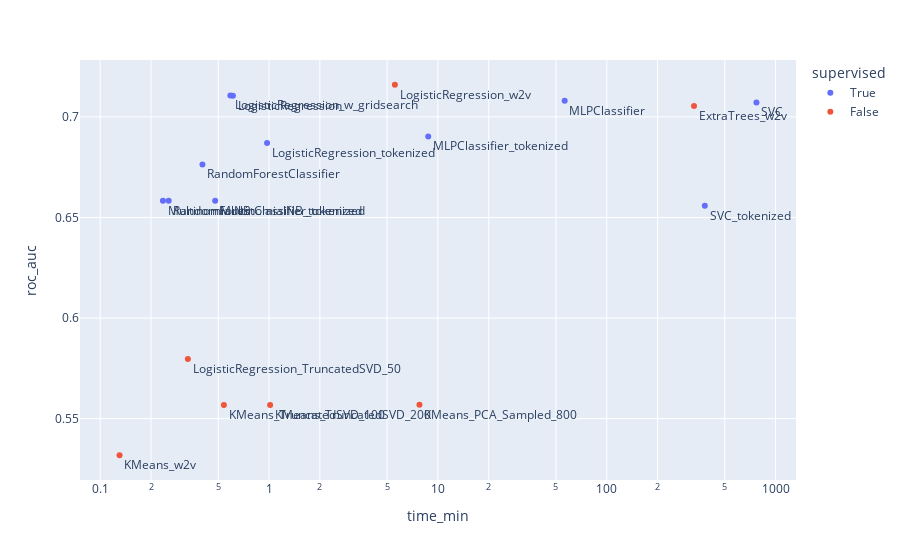

The notebook cell saved with this chart:
### Code cell
fig = px.scatter(
    eval_df,
    x="time_min",
    y="roc_auc",
    log_x=True,
    color="supervised",
    text='index'
)

fig.update_traces(textposition="bottom right")
fig.show()

### Figure 1 — Plotly figure (JSON) as saved in the notebook; plotly's stock layout.template omitted (floating-point values rounded to 4 significant figures)
{"data": [{"hovertemplate": "supervised=True<br>time_min=%{x}<br>roc_auc=%{y}<br>index=%{text}<extra></extra>", "legendgroup": "True", "marker": {"color": "#636efa", "symbol": "circle"}, "mode": "markers+text", "name": "True", "orientation": "v", "showlegend": true, "text": ["LogisticRegression_tokenized", "MultinomialNB_tokenized", "MLPClassifier_tokenized", "LogisticRegression", "LogisticRegression_w_gridsearch", "MultinomialNB", "MLPClassifier", "RandomForestClassifier", "RandomForestClassifier_tokenized", "SVC", "SVC_tokenized"], "textposition": "bottom right", "type": "scatter", "x": [0.9737, 0.4796, 8.765, 0.6108, 0.5903, 0.2352, 56.35, 0.4033, 0.2544, 770.2, 380.8], "xaxis": "x", "y": [0.687, 0.6583, 0.6903, 0.7105, 0.7106, 0.6583, 0.708, 0.6764, 0.6583, 0.7072, 0.6558], "yaxis": "y"}, {"hovertemplate": "supervised=False<br>time_min=%{x}<br>roc_auc=%{y}<br>index=%{text}<extra></extra>", "legendgroup": "False", "marker": {"color": "#EF553B", "symbol": "circle"}, "mode": "markers+text", "name": "False", "orientation": "v", "showlegend": true, "text": ["KMeans_w2v", "KMeans_TruncatedSVD_100", "KMeans_TruncatedSVD_200", "KMeans_PCA_Sampled_800", "LogisticRegression_TruncatedSVD_50", "ExtraTrees_w2v", "LogisticRegression_w2v"], "textposition": "bottom right", "type": "scatter", "x": [0.1302, 0.5403, 1.014, 7.776, 0.3306, 328.7, 5.563], "xaxis": "x", "y": [0.5318, 0.5568, 0.5568, 0.5569, 0.5796, 0.7054, 0.716], "yaxis": "y"}], "layout": {"legend": {"title": {"text": "supervised"}, "tracegroupgap": 0}, "margin": {"t": 60}, "xaxis": {"anchor": "y", "domain": [0, 1], "title": {"text": "time_min"}, "type": "log"}, "yaxis": {"anchor": "x", "domain": [0, 1], "title": {"text": "roc_auc"}}}}
